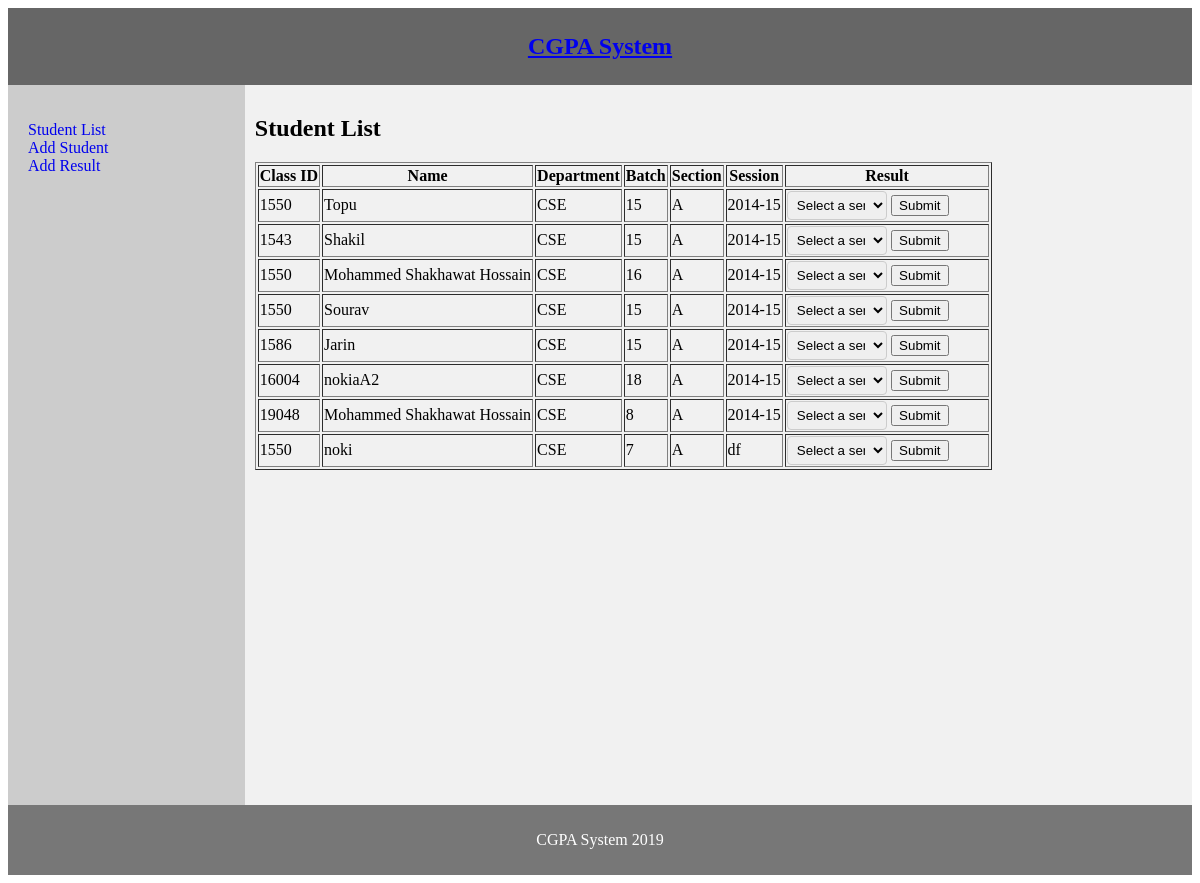
The page / on the database its author committed.
### tables this page shows
CREATE TABLE `students` (
  `id` int(11) NOT NULL,
  `class_id` int(11) NOT NULL,
  `name` varchar(500) NOT NULL,
  `department` varchar(100) NOT NULL,
  `section` varchar(100) NOT NULL,
  `batch` int(11) NOT NULL,
  `session` varchar(100) NOT NULL
);

### index.php (the view, shortened to what this page needs)
<?php
include "db.php";
include "header.php";
$fetch_sql = "SELECT * FROM Students";
$allresult = $conn->query($fetch_sql);
?>
            <article>
                <h2>Student List</h2>
                <table border="1">
                    <tr>
                        <th>Class ID</th>
                        <th>Name</th>
                        <th>Department</th>
                        <th>Batch</th>
                        <th>Section</th>
                        <th>Session</th>
                        <th>Result</th>
                    </tr>
                    <?php
        if ($allresult->num_rows > 0) {
            while($row = $allresult->fetch_assoc()) {
        ?>
                    <tr>
                        <td><?php  echo $row["class_id"];?></td>
                        <td><?php  echo $row["name"];?></td>
                        <td><?php  echo $row["department"];?></td>
                        <td><?php  echo $row["batch"];?></td>
                        <td><?php  echo $row["section"];?></td>
                        <td><?php  echo $row["session"];?></td>
                        <td>
                            <form action="results.php" method="get">
                                <select name="semester" required="required">
                                    <option value="">Select a semester</option>
                                </select>
                                <input type="submit" value="Submit">
                            </form>
                        </tr>
                    <?php }}
        else {
            echo "0 results";
        }
        ?>
                    </table>
                </article>
            </section>
<?php include "footer.php";?>

### header.php (shortened to what this page needs)
<!DOCTYPE html>
<html lang="en">
    <head>
        <link rel="stylesheet" type="text/css" href="style.css">
    </head>
    <body>
       <header>
              <a href="index.php"><h2>CGPA System</h2></a>
        </header>
        <section>
            <nav>
                <ul>
                    <li>
                        <a href="index.php">Student List</a>
                    </li>
                    <li>
                        <a href="insert_student.php">Add Student</a>
                    </li>
                    <li>
                        <a href="insert_result.php">Add Result</a>
                    </li>
                </ul>
            </nav>

### footer.php
<footer>
                <p>CGPA System 2019</p>
            </footer>
        </body>
    </html>

### style.css (style rules this page uses)
* { box-sizing: border-box; }
header { background-color: #666; padding: 5px; text-align: center; font-size: 16px; color: white; }
nav { float: left; width: 20%; height: 90vh; background: #ccc; padding: 20px; }
nav ul { list-style-type: none; padding: 0; }
nav ul li a { text-decoration: none; }
article { float: left; padding: 10px; width: 80%; background-color: #f1f1f1; height: 90vh; }
section:after { content: ""; display: table; clear: both; }
footer { background-color: #777; padding: 10px; text-align: center; color: white; }
input[type=text] ,select { width: 50%; padding: 5px ; display: inline-block; border: 1px solid #ccc; border-radius: 4px; box-sizing: border-box; }

### rows shown on the page
students: class "1550", name "Topu", department "CSE", batch "15", section "A", session "2014-15"
students: class "1543", name "Shakil", department "CSE", batch "15", section "A", session "2014-15"
students: class "1550", name "Mohammed Shakhawat Hossain", department "CSE", batch "16", section "A", session "2014-15"
students: class "1550", name "Sourav", department "CSE", batch "15", section "A", session "2014-15"
students: class "1586", name "Jarin", department "CSE", batch "15", section "A", session "2014-15"
students: class "16004", name "nokiaA2", department "CSE", batch "18", section "A", session "2014-15"
students: class "19048", name "Mohammed Shakhawat Hossain", department "CSE", batch "8", section "A", session "2014-15"
students: class "1550", name "noki", department "CSE", batch "7", section "A", session "df"
